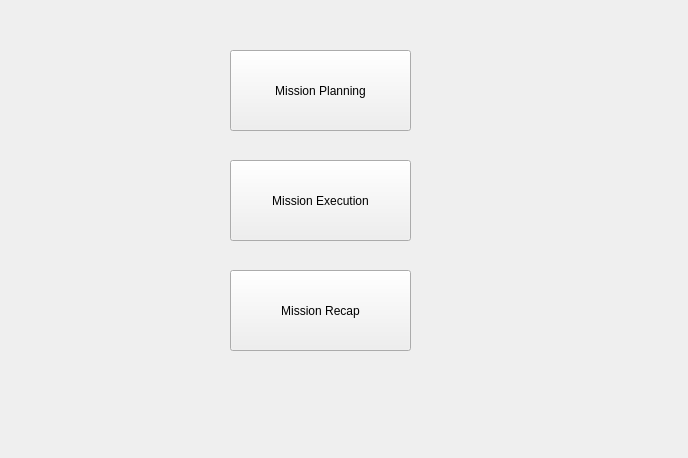
<?xml version="1.0" encoding="UTF-8"?>
<ui version="4.0">
 <class>Options</class>
 <widget class="QWidget" name="Options">
  <property name="geometry">
   <rect>
    <x>0</x>
    <y>0</y>
    <width>688</width>
    <height>458</height>
   </rect>
  </property>
  <property name="windowTitle">
   <string>Form</string>
  </property>
  <widget class="QPushButton" name="pushButton">
   <property name="geometry">
    <rect>
     <x>230</x>
     <y>50</y>
     <width>181</width>
     <height>81</height>
    </rect>
   </property>
   <property name="text">
    <string>Mission Planning</string>
   </property>
  </widget>
  <widget class="QPushButton" name="pushButton_2">
   <property name="geometry">
    <rect>
     <x>230</x>
     <y>160</y>
     <width>181</width>
     <height>81</height>
    </rect>
   </property>
   <property name="text">
    <string>Mission Execution</string>
   </property>
  </widget>
  <widget class="QPushButton" name="pushButton_3">
   <property name="geometry">
    <rect>
     <x>230</x>
     <y>270</y>
     <width>181</width>
     <height>81</height>
    </rect>
   </property>
   <property name="text">
    <string>Mission Recap</string>
   </property>
  </widget>
 </widget>
 <resources/>
 <connections>
  <connection>
   <sender>pushButton</sender>
   <signal>clicked()</signal>
   <receiver>Options</receiver>
   <slot>missionPlanningClicked()</slot>
   <hints>
    <hint type="sourcelabel">
     <x>244</x>
     <y>87</y>
    </hint>
    <hint type="destinationlabel">
     <x>139</x>
     <y>114</y>
    </hint>
   </hints>
  </connection>
  <connection>
   <sender>pushButton_2</sender>
   <signal>clicked()</signal>
   <receiver>Options</receiver>
   <slot>missionExecutionClicked()</slot>
   <hints>
    <hint type="sourcelabel">
     <x>254</x>
     <y>200</y>
    </hint>
    <hint type="destinationlabel">
     <x>145</x>
     <y>212</y>
    </hint>
   </hints>
  </connection>
 </connections>
 <slots>
  <slot>missionPlanningClicked()</slot>
  <slot>missionExecutionClicked()</slot>
 </slots>
</ui>
